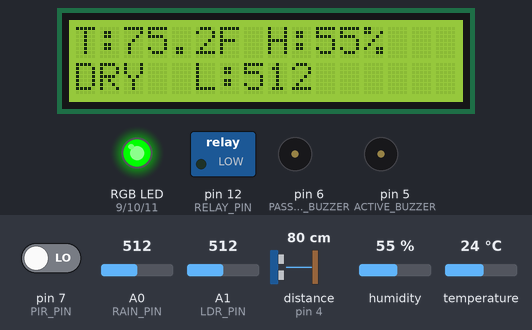
A sketch run on a simulated Arduino Mega 2560, built with avr-gcc and run on an emulated ATmega2560. Parts: 16×2 character LCD, switched loads named in the sketch (green lamp = pin HIGH), an RGB LED mixed from three pins (HIGH = lit), buzzer (waves = sounding, pin HIGH). Wiring (inferred from the names in the program): ultrasonic range finder: trigger pin 3; echo pin 4. Inputs (shaded band) come from the test bench; at power-on: A0 (RAIN_PIN) = 512, pin 7 (PIR_PIN) LOW, humidity 55 %, A1 (LDR_PIN) = 512, distance to the obstacle (sensor on pin 4) 80 cm, temperature 24 °C. The echo pulse lasts 58.3 µs per cm; the local clock reads 2024-03-15 10:24:30 at power-on unless the sketch sets it; pins used as bus, display or sensor lines are not drawn; what the sketch prints to the serial monitor is not drawn.

Above: at 3.9 s.
4.0 s: A0 (RAIN_PIN) set to 409
6.1 s: A0 (RAIN_PIN) set to 393
At 7.3 s:
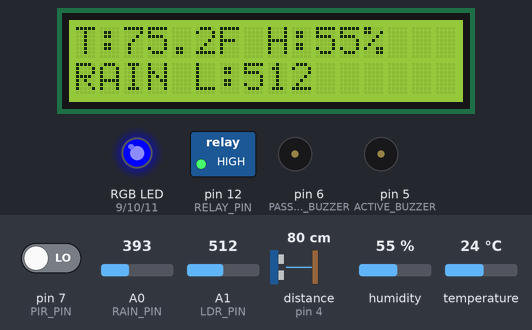
9.5 s: pin 7 (PIR_PIN) driven HIGH
At 10.97 s:
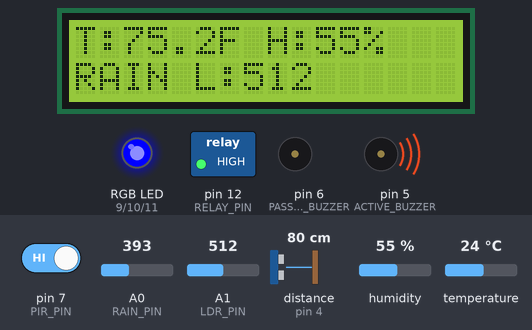
14.5 s: humidity set to 22 %
At 16.3 s:
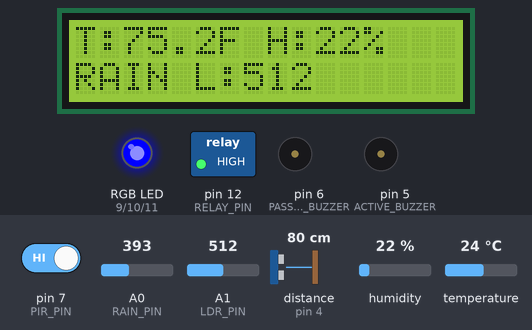
16.4 s: A0 (RAIN_PIN) set to 410
At 17.7 s:
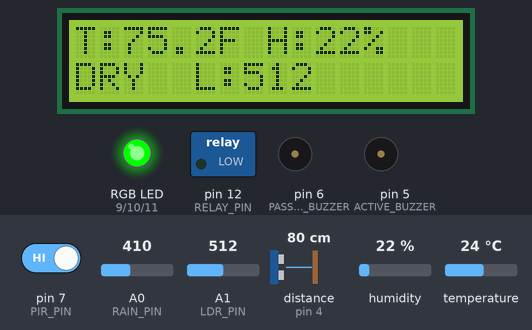
21.4 s: A1 (LDR_PIN) set to 692
At 23.3 s:
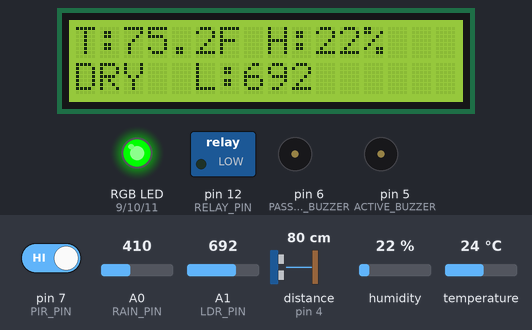
23.4 s: A1 (LDR_PIN) set to 718
At 24.7 s:
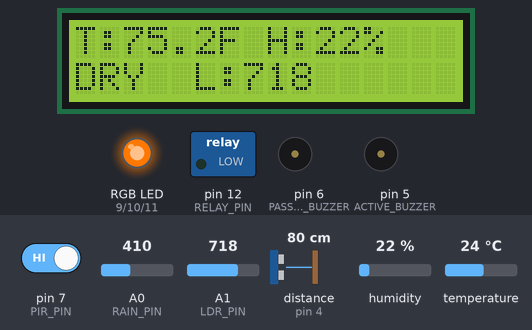
Timing chart, 0 to 27.5 s (numbered marks = the images above; inputs shaded):
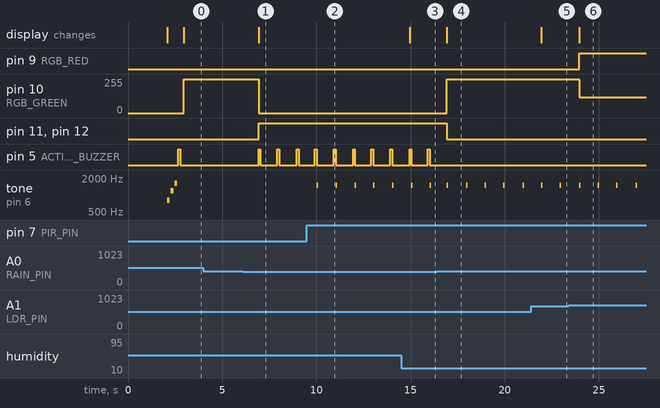

Measured:
- the behaviour switches between 400 and 399 on A0 (RAIN_PIN) (found by bisection; images 0 and 1)
- the behaviour switches between 700 and 701 on A1 (LDR_PIN) (found by bisection; images 5 and 6)
- after the input at 4.0 s, every drawn part: stays the same
- after the input at 6.1 s, pin 10 (RGB_GREEN): 255/255 → 0/255 after 0.83 s; pin 11 (RGB_BLUE), pin 12 (RELAY_PIN): LOW → HIGH after 0.83 s; pin 5 (ACTIVE_BUZZER): alternates HIGH for 0.10 s and LOW for 0.91 s, starting after 0.83 s; the display: changes after 0.83 s (image 1)
- after the input at 9.5 s, tone on pin 6 (PASSIVE_BUZZER): alternates 1500 Hz for 0.08 s and silent for 0.92 s, starting after 0.53 s
- after the input at 14.5 s, the display: changes after 0.45 s (image 3)
- after the input at 16.4 s, pin 10 (RGB_GREEN): 0/255 → 255/255 after 0.53 s; pin 11 (RGB_BLUE), pin 12 (RELAY_PIN): HIGH → LOW after 0.53 s; pin 5 (ACTIVE_BUZZER): stops changing and stays LOW; the display: changes after 0.53 s (image 4)
- after the input at 21.4 s, the display: changes after 0.53 s (image 5)
- after the input at 23.4 s, pin 9 (RGB_RED): LOW → HIGH after 0.55 s; pin 10 (RGB_GREEN): 255/255 → 120/255 after 0.55 s; the display: changes after 0.55 s (image 6)

The sketch:

lcd__display.ino
```cpp
#include <Wire.h>
#include <RTClib.h>
#include <DHT.h>
#include <LiquidCrystal.h>

// ---------- PIN SETUP ----------
#define DHTPIN 2
#define DHTTYPE DHT11

#define TRIG_PIN 3
#define ECHO_PIN 4

#define ACTIVE_BUZZER 5
#define PASSIVE_BUZZER 6
#define PIR_PIN 7

#define RGB_RED 9
#define RGB_GREEN 10
#define RGB_BLUE 11

#define RELAY_PIN 12

#define RAIN_PIN A0
#define LDR_PIN A1

// LCD pins: RS, E, D4, D5, D6, D7
LiquidCrystal lcd(28, 30, 32, 34, 36, 38);

DHT dht(DHTPIN, DHTTYPE);
RTC_DS1307 rtc;

// ---------- VARIABLES ----------
float tempC;
float tempF;
float humidity;

int rainValue;
int lightValue;
int pirState;

long duration;
float distanceCM;

unsigned long lastUpdate = 0;

// ---------- SETUP ----------
void setup() {
  Serial.begin(9600);

  dht.begin();
  Wire.begin();
  lcd.begin(16, 2);

  pinMode(TRIG_PIN, OUTPUT);
  pinMode(ECHO_PIN, INPUT);

  pinMode(ACTIVE_BUZZER, OUTPUT);
  pinMode(PASSIVE_BUZZER, OUTPUT);
  pinMode(PIR_PIN, INPUT);

  pinMode(RGB_RED, OUTPUT);
  pinMode(RGB_GREEN, OUTPUT);
  pinMode(RGB_BLUE, OUTPUT);

  pinMode(RELAY_PIN, OUTPUT);

  digitalWrite(ACTIVE_BUZZER, LOW);
  digitalWrite(PASSIVE_BUZZER, LOW);
  digitalWrite(RELAY_PIN, LOW);

  setRGB(0, 0, 0);

  lcd.clear();
  lcd.setCursor(0, 0);
  lcd.print("GIGA Weather");
  lcd.setCursor(0, 1);
  lcd.print("Stage 1 Test");

  delay(2000);
  lcd.clear();

  if (!rtc.begin()) {
    Serial.println("RTC NOT FOUND");
    lcd.setCursor(0, 0);
    lcd.print("RTC NOT FOUND");
    delay(2000);
  }

  if (!rtc.isrunning()) {
    Serial.println("RTC not running.");
    rtc.adjust(DateTime(F(__DATE__), F(__TIME__)));
  }

  startupBeep();
}

// ---------- LOOP ----------
void loop() {
  if (millis() - lastUpdate >= 1000) {
    lastUpdate = millis();

    readSensors();
    printSerial();
    updateLCD();
    weatherStatusLogic();
  }
}

// ---------- READ ALL SENSORS ----------
void readSensors() {
  humidity = dht.readHumidity();
  tempC = dht.readTemperature();
  tempF = (tempC * 9.0 / 5.0) + 32.0;

  rainValue = analogRead(RAIN_PIN);
  lightValue = analogRead(LDR_PIN);
  pirState = digitalRead(PIR_PIN);

  distanceCM = readUltrasonic();
}

// ---------- ULTRASONIC FUNCTION ----------
float readUltrasonic() {
  digitalWrite(TRIG_PIN, LOW);
  delayMicroseconds(2);

  digitalWrite(TRIG_PIN, HIGH);
  delayMicroseconds(10);
  digitalWrite(TRIG_PIN, LOW);

  duration = pulseIn(ECHO_PIN, HIGH, 30000);

  if (duration == 0) {
    return -1;
  }

  return duration * 0.0343 / 2.0;
}

// ---------- SERIAL OUTPUT ----------
void printSerial() {
  DateTime now = rtc.now();

  Serial.println("--------- WEATHER STAGE 1 ---------");

  Serial.print("Time: ");
  Serial.print(now.hour());
  Serial.print(":");
  if (now.minute() < 10) Serial.print("0");
  Serial.print(now.minute());
  Serial.print(":");
  if (now.second() < 10) Serial.print("0");
  Serial.println(now.second());

  Serial.print("Temp: ");
  Serial.print(tempF);
  Serial.println(" F");

  Serial.print("Humidity: ");
  Serial.print(humidity);
  Serial.println(" %");

  Serial.print("Rain Sensor: ");
  Serial.println(rainValue);

  Serial.print("Light Sensor: ");
  Serial.println(lightValue);

  Serial.print("Distance: ");
  Serial.print(distanceCM);
  Serial.println(" cm");

  Serial.print("PIR Motion: ");
  Serial.println(pirState == HIGH ? "MOTION" : "NO MOTION");

  Serial.println("-----------------------------------");
  Serial.println();
}

// ---------- LCD UPDATE ----------
void updateLCD() {
  lcd.clear();

  if (isnan(tempF) || isnan(humidity)) {
    lcd.setCursor(0, 0);
    lcd.print("DHT ERROR");
    lcd.setCursor(0, 1);
    lcd.print("Check wiring");
    return;
  }

  lcd.setCursor(0, 0);
  lcd.print("T:");
  lcd.print(tempF, 1);
  lcd.print("F ");

  lcd.print("H:");
  lcd.print(humidity, 0);
  lcd.print("%");

  lcd.setCursor(0, 1);

  if (rainValue < 400) {
    lcd.print("RAIN ");
  } else {
    lcd.print("DRY  ");
  }

  lcd.print("L:");
  lcd.print(lightValue);
}

// ---------- WEATHER LOGIC ----------
void weatherStatusLogic() {
  bool rainDetected = rainValue < 400;
  bool darkOutside = lightValue < 300;
  bool motionDetected = pirState == HIGH;

  if (rainDetected) {
    // Rainy = Blue
    setRGB(0, 0, 255);
    digitalWrite(RELAY_PIN, HIGH);
    digitalWrite(ACTIVE_BUZZER, HIGH);
    delay(100);
    digitalWrite(ACTIVE_BUZZER, LOW);
  }
  else if (humidity > 80 && darkOutside) {
    // Possible storm = Red
    setRGB(255, 0, 0);
    tone(PASSIVE_BUZZER, 1000, 150);
    digitalWrite(RELAY_PIN, HIGH);
  }
  else if (lightValue > 700) {
    // Sunny = Yellow
    setRGB(255, 120, 0);
    digitalWrite(RELAY_PIN, LOW);
  }
  else {
    // Normal = Green
    setRGB(0, 255, 0);
    digitalWrite(RELAY_PIN, LOW);
  }

  if (motionDetected) {
    tone(PASSIVE_BUZZER, 1500, 80);
  }
}

// ---------- RGB FUNCTION ----------
void setRGB(int redVal, int greenVal, int blueVal) {
  analogWrite(RGB_RED, redVal);
  analogWrite(RGB_GREEN, greenVal);
  analogWrite(RGB_BLUE, blueVal);
}

// ---------- STARTUP BEEP ----------
void startupBeep() {
  tone(PASSIVE_BUZZER, 800, 150);
  delay(200);
  tone(PASSIVE_BUZZER, 1200, 150);
  delay(200);
  tone(PASSIVE_BUZZER, 1600, 150);
  delay(200);
  noTone(PASSIVE_BUZZER);

  digitalWrite(ACTIVE_BUZZER, HIGH);
  delay(100);
  digitalWrite(ACTIVE_BUZZER, LOW);
}
```
